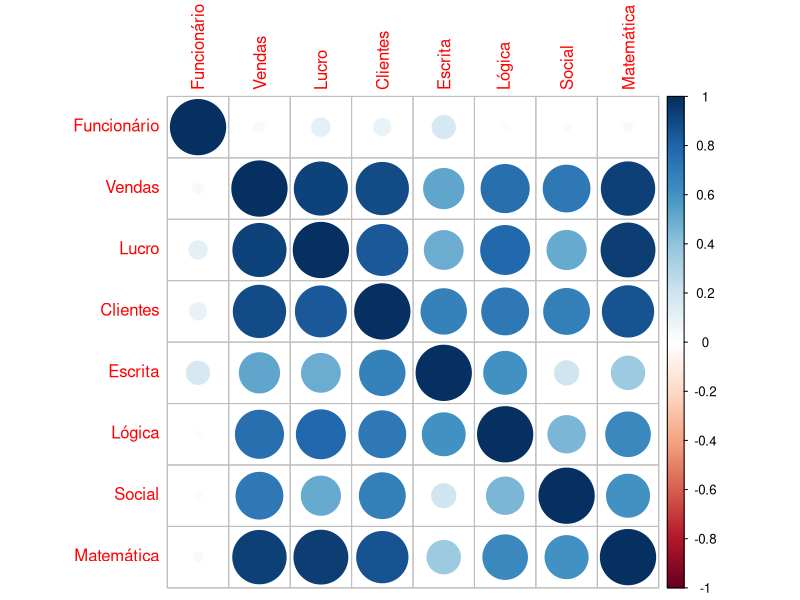
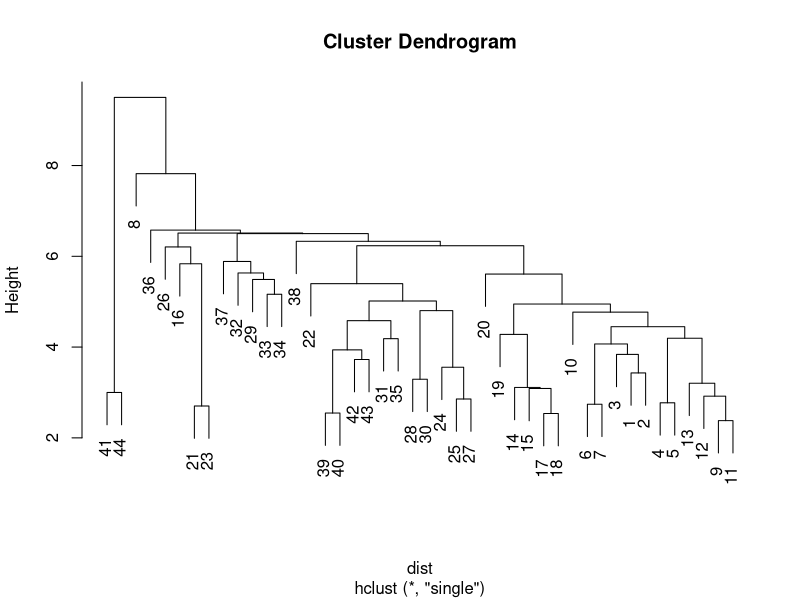
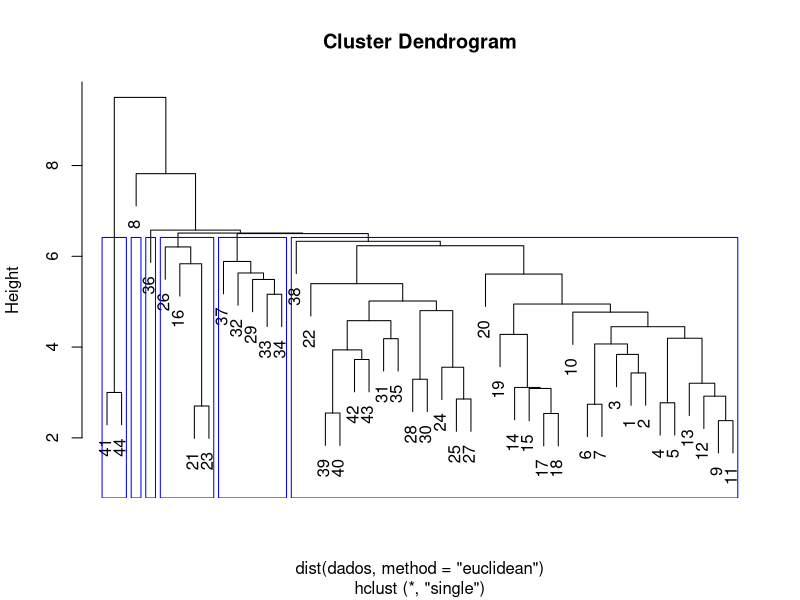
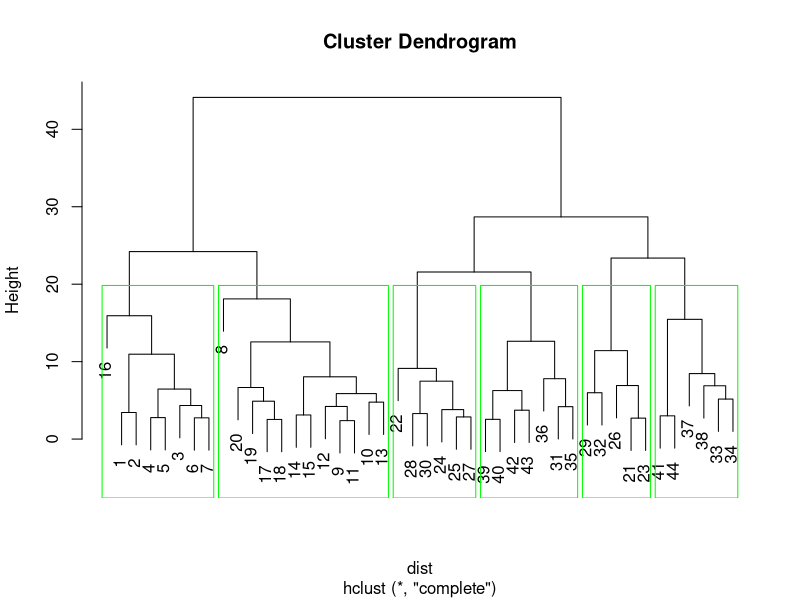
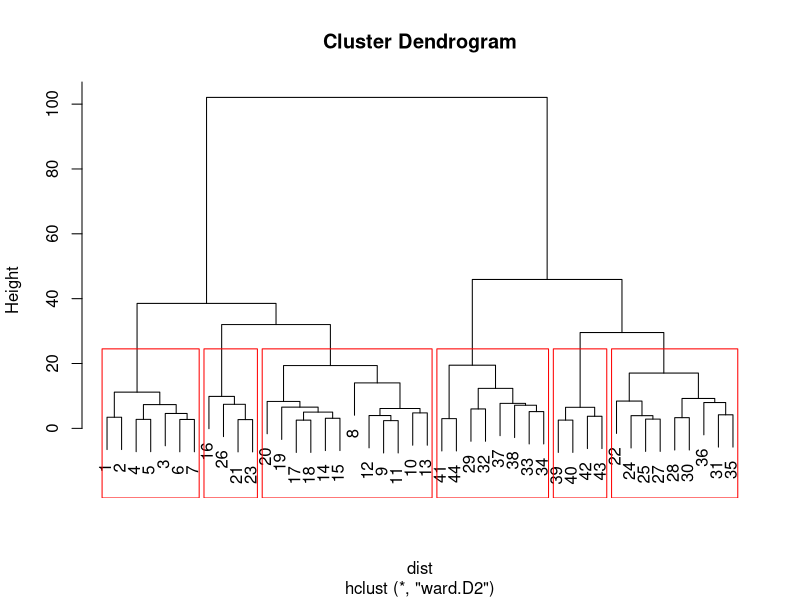

Write R code to recreate these figures, in order.
## ---- chunk 1
knitr::opts_chunk$set(echo = TRUE)
## ---- chunk 2
#Carreganod os dados
dados <- read.csv2("Dados_Vendas.csv", header=T, stringsAsFactors = F)
head(dados)
## ---- chunk 3
summary(dados)
## ---- chunk 4
require(corrplot)
names(dados) <- names(dados)
corrplot(cor(dados))
  
## ---- chunk 5
k = 6
## ---- chunk 6
dist <- dist(dados,method = "euclidean" ,diag=T, upper=T)  
## ---- chunk 7
clusters <- hclust(dist, "single")
plot(clusters)
## ---- chunk 8

dend1.1=hclust(dist(dados, method = "euclidean"),"single") # method - o metodo utilizado (completa, simples, ward...)
plot(dend1.1)
rect.hclust(dend1.1, k = 6, border = "blue")

dend1.2=hclust(dist,"complete") # method - o metodo utilizado (completa, simples, ward...)
plot(dend1.2)
rect.hclust(dend1.2, k = 6, border = "green")

dend1.3=hclust(dist,"ward.D2") # method - o metodo utilizado (completa, simples, ward...)
plot(dend1.3)
rect.hclust(dend1.3, k = 6, border = "red")

## ---- chunk 9

dados_clusters <- cbind(dados,cutree(dend1.3,h=6))
head(dados_clusters)
